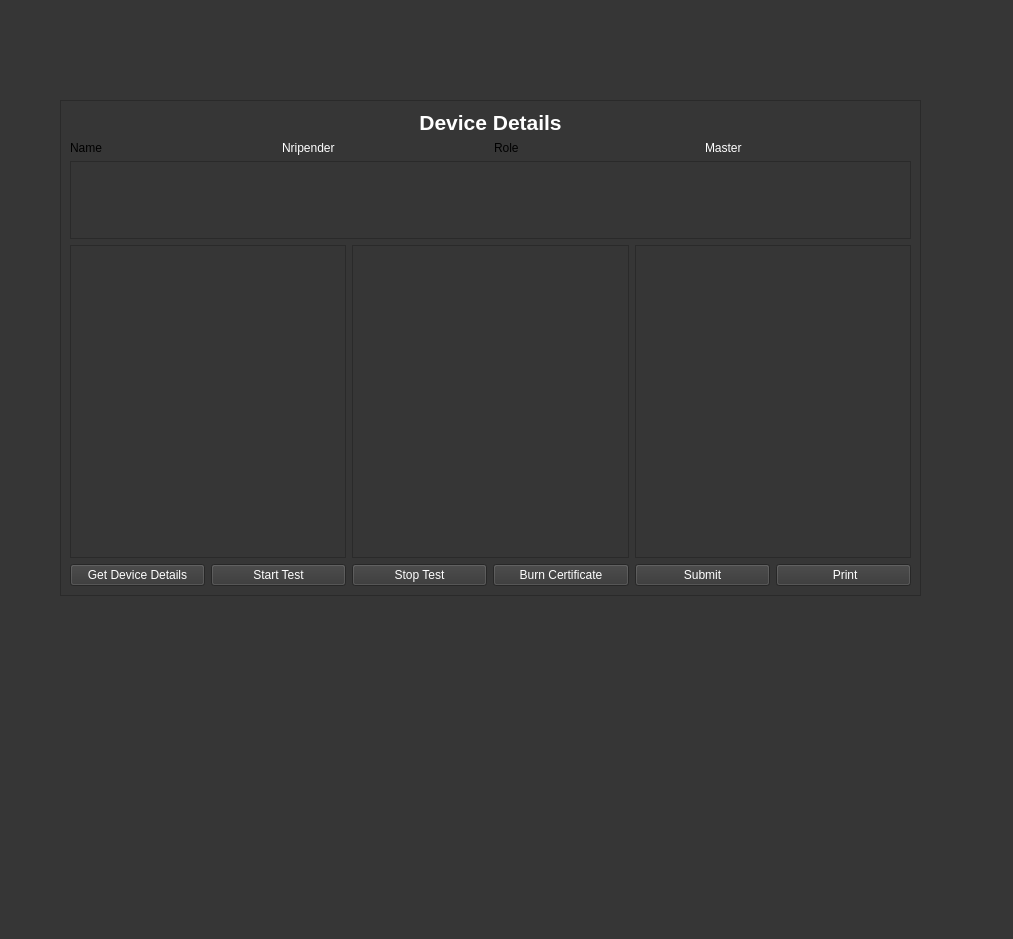
<?xml version="1.0" encoding="UTF-8"?>
<ui version="4.0">
 <class>MainWindow</class>
 <widget class="QMainWindow" name="MainWindow">
  <property name="geometry">
   <rect>
    <x>0</x>
    <y>0</y>
    <width>1013</width>
    <height>939</height>
   </rect>
  </property>
  <property name="sizePolicy">
   <sizepolicy hsizetype="MinimumExpanding" vsizetype="MinimumExpanding">
    <horstretch>0</horstretch>
    <verstretch>0</verstretch>
   </sizepolicy>
  </property>
  <property name="contextMenuPolicy">
   <enum>Qt::NoContextMenu</enum>
  </property>
  <property name="windowTitle">
   <string>MainWindow</string>
  </property>
  <property name="styleSheet">
   <string notr="true">background-color: rgb(54, 54, 54);</string>
  </property>
  <widget class="QWidget" name="centralwidget">
   <widget class="QFrame" name="frame">
    <property name="geometry">
     <rect>
      <x>60</x>
      <y>100</y>
      <width>861</width>
      <height>496</height>
     </rect>
    </property>
    <property name="frameShape">
     <enum>QFrame::StyledPanel</enum>
    </property>
    <property name="frameShadow">
     <enum>QFrame::Raised</enum>
    </property>
    <layout class="QVBoxLayout" name="verticalLayout_2">
     <item>
      <layout class="QVBoxLayout" name="verticalLayout" stretch="0,2,8,1">
       <item>
        <layout class="QVBoxLayout" name="verticalLayout_4">
         <item>
          <widget class="QLabel" name="label_2">
           <property name="styleSheet">
            <string notr="true">color: rgb(255, 255, 255);</string>
           </property>
           <property name="text">
            <string>&lt;html&gt;&lt;head/&gt;&lt;body&gt;&lt;p&gt;&lt;span style=&quot; font-size:16pt; font-weight:600;&quot;&gt;Device Details&lt;/span&gt;&lt;/p&gt;&lt;/body&gt;&lt;/html&gt;</string>
           </property>
           <property name="alignment">
            <set>Qt::AlignCenter</set>
           </property>
          </widget>
         </item>
         <item>
          <layout class="QHBoxLayout" name="horizontalLayout_2">
           <item>
            <widget class="QLabel" name="label_5">
             <property name="styleSheet">
              <string notr="true">color: rgb(0, 0, 0);
font: 12pt &quot;MS Shell Dlg 2&quot;;</string>
             </property>
             <property name="text">
              <string>Name</string>
             </property>
            </widget>
           </item>
           <item>
            <widget class="QLabel" name="label_4">
             <property name="styleSheet">
              <string notr="true">color: rgb(255, 255, 255);</string>
             </property>
             <property name="text">
              <string>Nripender</string>
             </property>
            </widget>
           </item>
           <item>
            <widget class="QLabel" name="label">
             <property name="styleSheet">
              <string notr="true">font: 75 12pt &quot;MS Shell Dlg 2&quot;;</string>
             </property>
             <property name="text">
              <string>Role</string>
             </property>
            </widget>
           </item>
           <item>
            <widget class="QLabel" name="label_3">
             <property name="styleSheet">
              <string notr="true">color: rgb(255, 255, 255);</string>
             </property>
             <property name="text">
              <string>Master</string>
             </property>
            </widget>
           </item>
          </layout>
         </item>
        </layout>
       </item>
       <item>
        <widget class="QTableWidget" name="deviceDetails"/>
       </item>
       <item>
        <layout class="QGridLayout" name="gridLayout">
         <item row="2" column="2">
          <widget class="QTableWidget" name="gprsResult"/>
         </item>
         <item row="2" column="0">
          <widget class="QTableWidget" name="testResult"/>
         </item>
         <item row="2" column="1">
          <widget class="QTableWidget" name="dataValues"/>
         </item>
        </layout>
       </item>
       <item>
        <layout class="QHBoxLayout" name="horizontalLayout">
         <item>
          <widget class="QPushButton" name="getDeviceDetails">
           <property name="styleSheet">
            <string notr="true">color: rgb(255, 255, 255);
font: 75 12pt &quot;MS Shell Dlg 2&quot;;</string>
           </property>
           <property name="text">
            <string>Get Device Details</string>
           </property>
          </widget>
         </item>
         <item>
          <widget class="QPushButton" name="startTest">
           <property name="styleSheet">
            <string notr="true">color: rgb(255, 255, 255);
font: 75 12pt &quot;MS Shell Dlg 2&quot;;</string>
           </property>
           <property name="text">
            <string>Start Test</string>
           </property>
          </widget>
         </item>
         <item>
          <widget class="QPushButton" name="stopTest">
           <property name="styleSheet">
            <string notr="true">color: rgb(255, 255, 255);
font: 75 12pt &quot;MS Shell Dlg 2&quot;;</string>
           </property>
           <property name="text">
            <string>Stop Test</string>
           </property>
           <property name="checkable">
            <bool>false</bool>
           </property>
          </widget>
         </item>
         <item>
          <widget class="QPushButton" name="burnCertificate">
           <property name="styleSheet">
            <string notr="true">color: rgb(255, 255, 255);
font: 75 12pt &quot;MS Shell Dlg 2&quot;;</string>
           </property>
           <property name="text">
            <string>Burn Certificate</string>
           </property>
          </widget>
         </item>
         <item>
          <widget class="QPushButton" name="submitData">
           <property name="styleSheet">
            <string notr="true">color: rgb(255, 255, 255);
font: 75 12pt &quot;MS Shell Dlg 2&quot;;</string>
           </property>
           <property name="text">
            <string>Submit</string>
           </property>
          </widget>
         </item>
         <item>
          <widget class="QPushButton" name="fetchCertificate">
           <property name="styleSheet">
            <string notr="true">color: rgb(255, 255, 255);
font: 75 12pt &quot;MS Shell Dlg 2&quot;;</string>
           </property>
           <property name="text">
            <string> Print</string>
           </property>
          </widget>
         </item>
        </layout>
       </item>
      </layout>
     </item>
    </layout>
   </widget>
  </widget>
  <widget class="QStatusBar" name="statusbar"/>
 </widget>
 <resources/>
 <connections/>
</ui>
